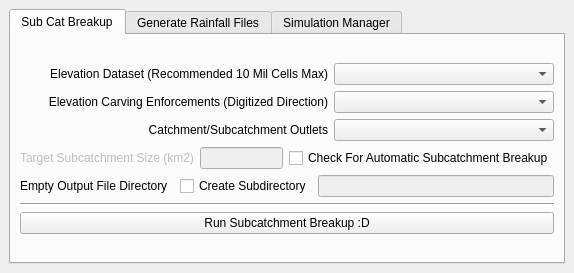
<?xml version="1.0" encoding="UTF-8"?>
<ui version="4.0">
 <class>Mydro</class>
 <widget class="QDockWidget" name="Mydro">
  <property name="geometry">
   <rect>
    <x>0</x>
    <y>0</y>
    <width>528</width>
    <height>273</height>
   </rect>
  </property>
  <property name="windowTitle">
   <string>Mydro</string>
  </property>
  <widget class="QWidget" name="dockWidgetContents">
   <layout class="QHBoxLayout" name="horizontalLayout_10">
    <item>
     <widget class="QTabWidget" name="simTab_2">
      <property name="currentIndex">
       <number>0</number>
      </property>
      <widget class="QWidget" name="breakupTab">
       <attribute name="title">
        <string>Sub Cat Breakup</string>
       </attribute>
       <layout class="QVBoxLayout" name="verticalLayout_3">
        <item>
         <layout class="QVBoxLayout" name="verticalLayout">
          <item>
           <layout class="QHBoxLayout" name="horizontalLayout_5">
            <item>
             <widget class="QLabel" name="label_4">
              <property name="text">
               <string>Elevation Dataset (Recommended 10 Mil Cells Max)</string>
              </property>
              <property name="alignment">
               <set>Qt::AlignRight|Qt::AlignTrailing|Qt::AlignVCenter</set>
              </property>
             </widget>
            </item>
            <item>
             <widget class="QgsMapLayerComboBox" name="inputElevationFile">
              <property name="sizePolicy">
               <sizepolicy hsizetype="Maximum" vsizetype="Fixed">
                <horstretch>0</horstretch>
                <verstretch>0</verstretch>
               </sizepolicy>
              </property>
              <property name="minimumSize">
               <size>
                <width>220</width>
                <height>0</height>
               </size>
              </property>
              <property name="allowEmptyLayer">
               <bool>false</bool>
              </property>
              <property name="showCrs">
               <bool>true</bool>
              </property>
             </widget>
            </item>
           </layout>
          </item>
          <item>
           <layout class="QHBoxLayout" name="horizontalLayout">
            <item>
             <widget class="QLabel" name="label_3">
              <property name="text">
               <string>Elevation Carving Enforcements (Digitized Direction)</string>
              </property>
              <property name="alignment">
               <set>Qt::AlignRight|Qt::AlignTrailing|Qt::AlignVCenter</set>
              </property>
             </widget>
            </item>
            <item>
             <widget class="QgsMapLayerComboBox" name="inputCarveFile">
              <property name="sizePolicy">
               <sizepolicy hsizetype="Maximum" vsizetype="Fixed">
                <horstretch>0</horstretch>
                <verstretch>0</verstretch>
               </sizepolicy>
              </property>
              <property name="minimumSize">
               <size>
                <width>220</width>
                <height>0</height>
               </size>
              </property>
              <property name="allowEmptyLayer">
               <bool>true</bool>
              </property>
              <property name="showCrs">
               <bool>true</bool>
              </property>
             </widget>
            </item>
           </layout>
          </item>
          <item>
           <layout class="QHBoxLayout" name="horizontalLayout_2">
            <item>
             <widget class="QLabel" name="label_2">
              <property name="layoutDirection">
               <enum>Qt::LeftToRight</enum>
              </property>
              <property name="text">
               <string>Catchment/Subcatchment Outlets</string>
              </property>
              <property name="alignment">
               <set>Qt::AlignRight|Qt::AlignTrailing|Qt::AlignVCenter</set>
              </property>
             </widget>
            </item>
            <item>
             <widget class="QgsMapLayerComboBox" name="inputOutletsFile">
              <property name="sizePolicy">
               <sizepolicy hsizetype="Maximum" vsizetype="Fixed">
                <horstretch>0</horstretch>
                <verstretch>0</verstretch>
               </sizepolicy>
              </property>
              <property name="minimumSize">
               <size>
                <width>220</width>
                <height>0</height>
               </size>
              </property>
              <property name="showCrs">
               <bool>true</bool>
              </property>
             </widget>
            </item>
           </layout>
          </item>
          <item>
           <layout class="QHBoxLayout" name="horizontalLayout_3">
            <item>
             <widget class="QLabel" name="targetSizeLabel">
              <property name="enabled">
               <bool>false</bool>
              </property>
              <property name="text">
               <string>Target Subcatchment Size (km2)</string>
              </property>
             </widget>
            </item>
            <item>
             <widget class="QLineEdit" name="targetSubcatSize">
              <property name="enabled">
               <bool>false</bool>
              </property>
             </widget>
            </item>
            <item>
             <widget class="QCheckBox" name="toggleBreakup">
              <property name="text">
               <string>Check For Automatic Subcatchment Breakup</string>
              </property>
             </widget>
            </item>
           </layout>
          </item>
          <item>
           <layout class="QHBoxLayout" name="horizontalLayout_4">
            <item>
             <widget class="QLabel" name="label">
              <property name="text">
               <string>Empty Output File Directory</string>
              </property>
             </widget>
            </item>
            <item>
             <widget class="QgsFileWidget" name="outputDir">
              <property name="storageMode">
               <enum>QgsFileWidget::GetDirectory</enum>
              </property>
              <property name="options">
               <set>QFileDialog::ShowDirsOnly</set>
              </property>
             </widget>
            </item>
            <item>
             <widget class="QCheckBox" name="toggleGisSubdir">
              <property name="text">
               <string>Create Subdirectory</string>
              </property>
             </widget>
            </item>
            <item>
             <widget class="QLineEdit" name="gisSubdir">
              <property name="enabled">
               <bool>false</bool>
              </property>
             </widget>
            </item>
           </layout>
          </item>
          <item>
           <widget class="Line" name="line">
            <property name="orientation">
             <enum>Qt::Horizontal</enum>
            </property>
           </widget>
          </item>
          <item>
           <widget class="QPushButton" name="processAlgs">
            <property name="text">
             <string>Run Subcatchment Breakup :D</string>
            </property>
           </widget>
          </item>
         </layout>
        </item>
       </layout>
      </widget>
      <widget class="QWidget" name="rainfallTab">
       <attribute name="title">
        <string>Generate Rainfall Files</string>
       </attribute>
       <layout class="QVBoxLayout" name="verticalLayout_5">
        <item>
         <layout class="QVBoxLayout" name="verticalLayout_4">
          <item>
           <widget class="QLabel" name="label_5">
            <property name="sizePolicy">
             <sizepolicy hsizetype="Preferred" vsizetype="Maximum">
              <horstretch>0</horstretch>
              <verstretch>0</verstretch>
             </sizepolicy>
            </property>
            <property name="text">
             <string>Generate Rainfall Files using ARR Datahub Parameters &amp; 2016 BoM IFDs</string>
            </property>
           </widget>
          </item>
          <item>
           <layout class="QHBoxLayout" name="horizontalLayout_8">
            <item>
             <widget class="QLabel" name="label_6">
              <property name="sizePolicy">
               <sizepolicy hsizetype="Maximum" vsizetype="Minimum">
                <horstretch>0</horstretch>
                <verstretch>0</verstretch>
               </sizepolicy>
              </property>
              <property name="text">
               <string>Latitude</string>
              </property>
             </widget>
            </item>
            <item>
             <widget class="QLineEdit" name="Latitude">
              <property name="sizePolicy">
               <sizepolicy hsizetype="Maximum" vsizetype="Fixed">
                <horstretch>0</horstretch>
                <verstretch>0</verstretch>
               </sizepolicy>
              </property>
             </widget>
            </item>
            <item>
             <widget class="QLabel" name="label_7">
              <property name="sizePolicy">
               <sizepolicy hsizetype="Maximum" vsizetype="Preferred">
                <horstretch>0</horstretch>
                <verstretch>0</verstretch>
               </sizepolicy>
              </property>
              <property name="text">
               <string>Longitude</string>
              </property>
             </widget>
            </item>
            <item>
             <widget class="QLineEdit" name="Longitude">
              <property name="sizePolicy">
               <sizepolicy hsizetype="Maximum" vsizetype="Fixed">
                <horstretch>0</horstretch>
                <verstretch>0</verstretch>
               </sizepolicy>
              </property>
             </widget>
            </item>
            <item>
             <widget class="QCheckBox" name="checkLatLon">
              <property name="sizePolicy">
               <sizepolicy hsizetype="Maximum" vsizetype="Fixed">
                <horstretch>0</horstretch>
                <verstretch>0</verstretch>
               </sizepolicy>
              </property>
              <property name="text">
               <string>Calc From Layer</string>
              </property>
             </widget>
            </item>
            <item>
             <widget class="QgsMapLayerComboBox" name="LatLonLayers">
              <property name="enabled">
               <bool>false</bool>
              </property>
              <property name="sizePolicy">
               <sizepolicy hsizetype="Minimum" vsizetype="Fixed">
                <horstretch>0</horstretch>
                <verstretch>0</verstretch>
               </sizepolicy>
              </property>
              <property name="minimumSize">
               <size>
                <width>150</width>
                <height>0</height>
               </size>
              </property>
              <property name="allowEmptyLayer">
               <bool>true</bool>
              </property>
              <property name="showCrs">
               <bool>true</bool>
              </property>
             </widget>
            </item>
           </layout>
          </item>
          <item>
           <layout class="QHBoxLayout" name="horizontalLayout_7">
            <item>
             <widget class="QCheckBox" name="useARF">
              <property name="text">
               <string>Use ARF</string>
              </property>
             </widget>
            </item>
            <item>
             <widget class="QLabel" name="AreaLabel">
              <property name="enabled">
               <bool>false</bool>
              </property>
              <property name="text">
               <string>Area (km2)</string>
              </property>
             </widget>
            </item>
            <item>
             <widget class="QLineEdit" name="area">
              <property name="enabled">
               <bool>false</bool>
              </property>
             </widget>
            </item>
            <item>
             <widget class="QCheckBox" name="checkArea">
              <property name="enabled">
               <bool>false</bool>
              </property>
              <property name="text">
               <string>Calc From Layer</string>
              </property>
             </widget>
            </item>
            <item>
             <widget class="QgsMapLayerComboBox" name="areaLayer">
              <property name="enabled">
               <bool>false</bool>
              </property>
              <property name="minimumSize">
               <size>
                <width>150</width>
                <height>0</height>
               </size>
              </property>
              <property name="allowEmptyLayer">
               <bool>true</bool>
              </property>
              <property name="showCrs">
               <bool>true</bool>
              </property>
             </widget>
            </item>
           </layout>
          </item>
          <item>
           <layout class="QHBoxLayout" name="horizontalLayout_6">
            <item>
             <widget class="QLabel" name="label_9">
              <property name="text">
               <string>Rainfall Files Output Directory</string>
              </property>
             </widget>
            </item>
            <item>
             <widget class="QgsFileWidget" name="rainfallOutputDir">
              <property name="storageMode">
               <enum>QgsFileWidget::GetDirectory</enum>
              </property>
             </widget>
            </item>
            <item>
             <widget class="QCheckBox" name="toggleSubdirectory">
              <property name="text">
               <string>Create Subdirectory</string>
              </property>
             </widget>
            </item>
            <item>
             <widget class="QLineEdit" name="SubDirectory">
              <property name="enabled">
               <bool>false</bool>
              </property>
             </widget>
            </item>
           </layout>
          </item>
          <item>
           <widget class="Line" name="line_2">
            <property name="orientation">
             <enum>Qt::Horizontal</enum>
            </property>
           </widget>
          </item>
          <item>
           <widget class="QPushButton" name="runRainfall">
            <property name="text">
             <string>Generate Rainfall Files</string>
            </property>
           </widget>
          </item>
         </layout>
        </item>
       </layout>
      </widget>
      <widget class="QWidget" name="simTab">
       <attribute name="title">
        <string>Simulation Manager</string>
       </attribute>
       <layout class="QVBoxLayout" name="verticalLayout_7">
        <item>
         <layout class="QVBoxLayout" name="verticalLayout_6">
          <item>
           <layout class="QHBoxLayout" name="horizontalLayout_15">
            <item>
             <widget class="QLabel" name="label_22">
              <property name="text">
               <string>Mydro Executeable (.exe)</string>
              </property>
             </widget>
            </item>
            <item>
             <widget class="QgsFileWidget" name="mydroExe"/>
            </item>
           </layout>
          </item>
          <item>
           <layout class="QHBoxLayout" name="horizontalLayout_9">
            <item>
             <widget class="QLabel" name="label_8">
              <property name="text">
               <string>Mydro Control File</string>
              </property>
             </widget>
            </item>
            <item>
             <widget class="QgsFileWidget" name="controlFile">
              <property name="sizePolicy">
               <sizepolicy hsizetype="Maximum" vsizetype="Preferred">
                <horstretch>0</horstretch>
                <verstretch>0</verstretch>
               </sizepolicy>
              </property>
              <property name="minimumSize">
               <size>
                <width>350</width>
                <height>0</height>
               </size>
              </property>
             </widget>
            </item>
           </layout>
          </item>
          <item>
           <layout class="QHBoxLayout" name="horizontalLayout_13">
            <item>
             <widget class="QLabel" name="label_10">
              <property name="text">
               <string>α</string>
              </property>
              <property name="alignment">
               <set>Qt::AlignRight|Qt::AlignTrailing|Qt::AlignVCenter</set>
              </property>
             </widget>
            </item>
            <item>
             <widget class="QDoubleSpinBox" name="alpha">
              <property name="decimals">
               <number>2</number>
              </property>
              <property name="minimum">
               <double>0.000000000000000</double>
              </property>
              <property name="maximum">
               <double>3.000000000000000</double>
              </property>
              <property name="singleStep">
               <double>0.100000000000000</double>
              </property>
              <property name="value">
               <double>0.000000000000000</double>
              </property>
             </widget>
            </item>
            <item>
             <widget class="QLabel" name="label_11">
              <property name="text">
               <string>β</string>
              </property>
              <property name="alignment">
               <set>Qt::AlignRight|Qt::AlignTrailing|Qt::AlignVCenter</set>
              </property>
             </widget>
            </item>
            <item>
             <widget class="QDoubleSpinBox" name="beta"/>
            </item>
            <item>
             <widget class="QLabel" name="label_12">
              <property name="text">
               <string>m</string>
              </property>
              <property name="alignment">
               <set>Qt::AlignRight|Qt::AlignTrailing|Qt::AlignVCenter</set>
              </property>
             </widget>
            </item>
            <item>
             <widget class="QDoubleSpinBox" name="m">
              <property name="maximum">
               <double>2.000000000000000</double>
              </property>
              <property name="singleStep">
               <double>0.100000000000000</double>
              </property>
             </widget>
            </item>
            <item>
             <widget class="QLabel" name="label_13">
              <property name="text">
               <string>IL</string>
              </property>
              <property name="alignment">
               <set>Qt::AlignRight|Qt::AlignTrailing|Qt::AlignVCenter</set>
              </property>
             </widget>
            </item>
            <item>
             <widget class="QDoubleSpinBox" name="il">
              <property name="maximum">
               <double>500.000000000000000</double>
              </property>
              <property name="singleStep">
               <double>1.000000000000000</double>
              </property>
             </widget>
            </item>
            <item>
             <widget class="QLabel" name="label_14">
              <property name="text">
               <string>CL</string>
              </property>
              <property name="alignment">
               <set>Qt::AlignRight|Qt::AlignTrailing|Qt::AlignVCenter</set>
              </property>
             </widget>
            </item>
            <item>
             <widget class="QDoubleSpinBox" name="cl">
              <property name="maximum">
               <double>500.000000000000000</double>
              </property>
              <property name="singleStep">
               <double>0.100000000000000</double>
              </property>
             </widget>
            </item>
            <item>
             <widget class="QLabel" name="label_15">
              <property name="text">
               <string>X</string>
              </property>
             </widget>
            </item>
            <item>
             <widget class="QDoubleSpinBox" name="X">
              <property name="maximum">
               <double>2.000000000000000</double>
              </property>
              <property name="singleStep">
               <double>0.100000000000000</double>
              </property>
             </widget>
            </item>
            <item>
             <widget class="QLabel" name="label_16">
              <property name="text">
               <string>N</string>
              </property>
             </widget>
            </item>
            <item>
             <widget class="QDoubleSpinBox" name="N">
              <property name="maximum">
               <double>2.000000000000000</double>
              </property>
              <property name="singleStep">
               <double>0.100000000000000</double>
              </property>
             </widget>
            </item>
           </layout>
          </item>
          <item>
           <layout class="QHBoxLayout" name="horizontalLayout_12">
            <item>
             <widget class="QLabel" name="label_17">
              <property name="text">
               <string>Comparison CSV</string>
              </property>
             </widget>
            </item>
            <item>
             <widget class="QgsFileWidget" name="compFilePath"/>
            </item>
            <item>
             <widget class="QLabel" name="label_21">
              <property name="text">
               <string>Skip Rows</string>
              </property>
             </widget>
            </item>
            <item>
             <widget class="QLineEdit" name="skiprows">
              <property name="text">
               <string>0</string>
              </property>
             </widget>
            </item>
           </layout>
          </item>
          <item>
           <layout class="QHBoxLayout" name="horizontalLayout_14">
            <item>
             <widget class="QLabel" name="label_18">
              <property name="text">
               <string>Mydro Plot Subcatchments</string>
              </property>
              <property name="alignment">
               <set>Qt::AlignCenter</set>
              </property>
             </widget>
            </item>
            <item>
             <widget class="QLabel" name="label_19">
              <property name="text">
               <string>Comparison Time Column</string>
              </property>
              <property name="alignment">
               <set>Qt::AlignCenter</set>
              </property>
             </widget>
            </item>
            <item>
             <widget class="QLabel" name="label_20">
              <property name="text">
               <string>Comparison Value Column</string>
              </property>
              <property name="alignment">
               <set>Qt::AlignCenter</set>
              </property>
             </widget>
            </item>
           </layout>
          </item>
          <item>
           <layout class="QHBoxLayout" name="horizontalLayout_11">
            <item>
             <widget class="QgsCheckableComboBox" name="mydroValCols"/>
            </item>
            <item>
             <widget class="QgsCheckableComboBox" name="compTimeCol"/>
            </item>
            <item>
             <widget class="QgsCheckableComboBox" name="compValCol"/>
            </item>
           </layout>
          </item>
         </layout>
        </item>
       </layout>
      </widget>
     </widget>
    </item>
   </layout>
  </widget>
 </widget>
 <customwidgets>
  <customwidget>
   <class>QgsCheckableComboBox</class>
   <extends>QComboBox</extends>
   <header>qgscheckablecombobox.h</header>
  </customwidget>
  <customwidget>
   <class>QgsFileWidget</class>
   <extends>QWidget</extends>
   <header>qgsfilewidget.h</header>
  </customwidget>
  <customwidget>
   <class>QgsMapLayerComboBox</class>
   <extends>QComboBox</extends>
   <header>qgsmaplayercombobox.h</header>
  </customwidget>
 </customwidgets>
 <resources/>
 <connections/>
</ui>
